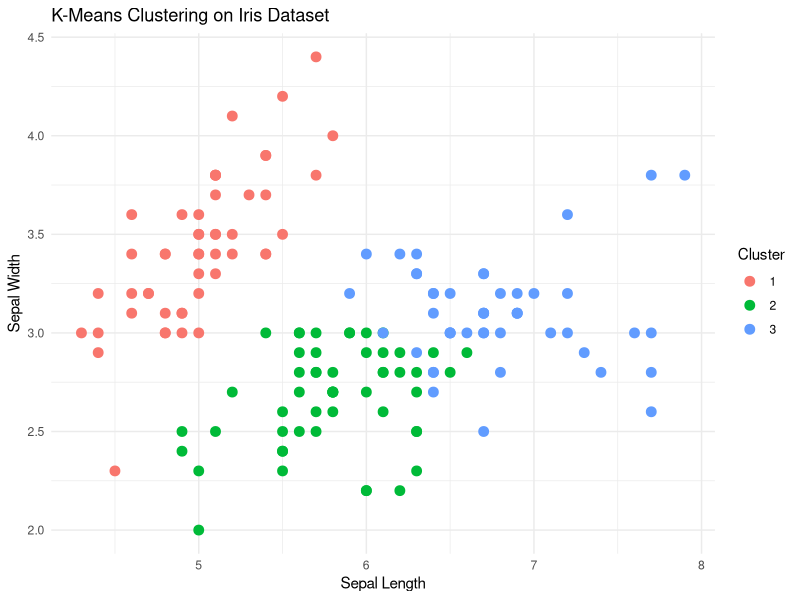

This chart was generated by the following R code:
# Load necessary library
library(ggplot2)

# Load the dataset
data(iris)

# Remove the species column (we are doing unsupervised learning)
iris_data <- iris[, -5]

# View first few rows
head(iris_data)

# Standardize the data for better clustering
iris_scaled <- scale(iris_data)

# Apply K-Means clustering (K=3 since there are 3 species)
set.seed(42)  # Ensures reproducibility
kmeans_result <- kmeans(iris_scaled, centers = 3, nstart = 25)

# Add cluster labels to the dataset
iris$Cluster <- as.factor(kmeans_result$cluster)

# Visualize the clusters using Sepal.Length and Sepal.Width
ggplot(iris, aes(x = Sepal.Length, y = Sepal.Width, color = Cluster)) +
  geom_point(size = 3) +
  labs(title = "K-Means Clustering on Iris Dataset",
       x = "Sepal Length", y = "Sepal Width") +
  theme_minimal()

